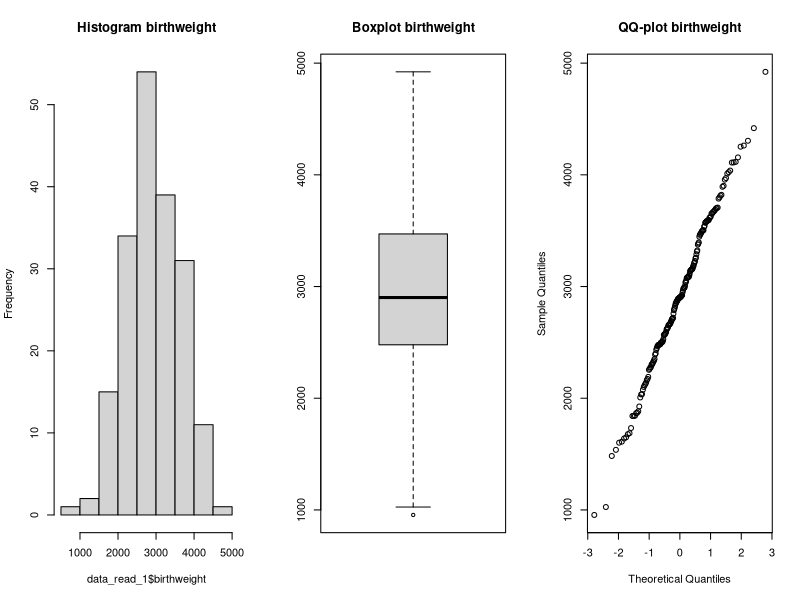
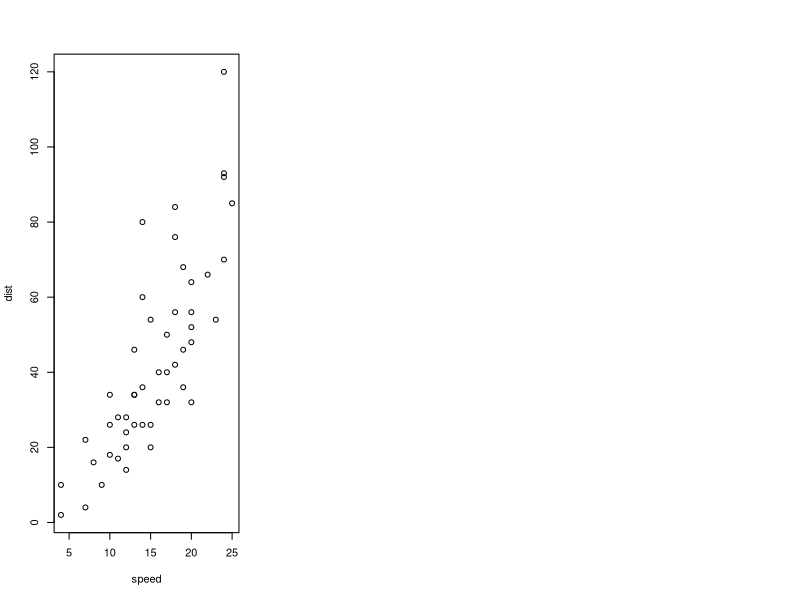
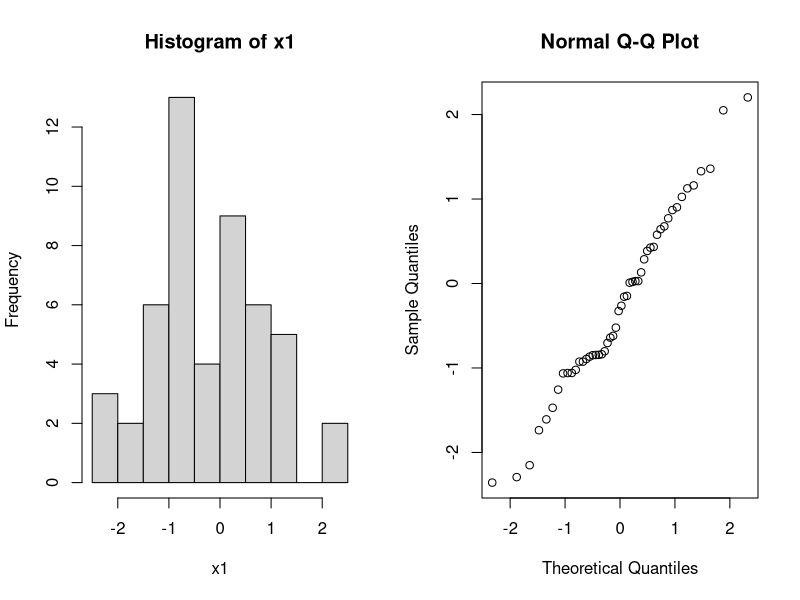
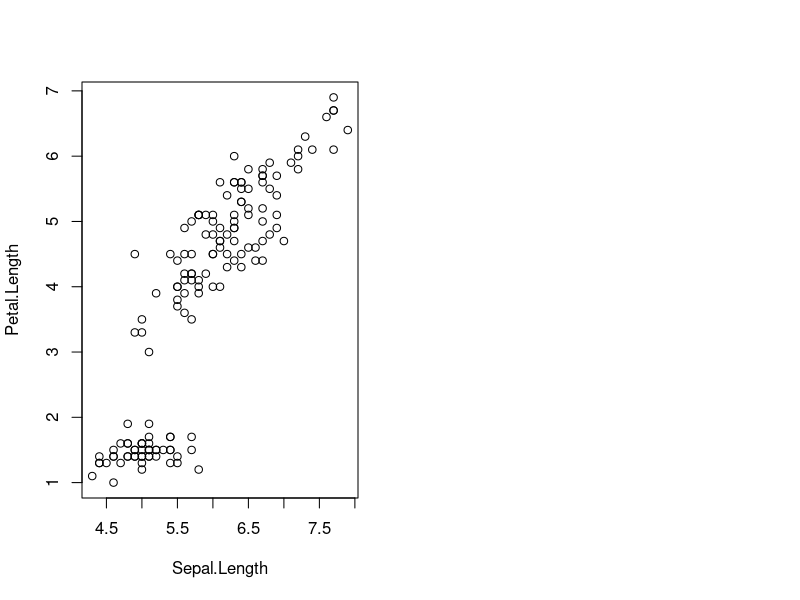

Write R code to recreate these figures, in order.
## ---- chunk 1
data_read_1 = read.table("./birthweight.txt",header=TRUE)
## ---- chunk 2
par(mfrow=c(1,3));hist(data_read_1$birthweight, main="Histogram birthweight");boxplot(data_read_1$birthweight, main="Boxplot birthweight");qqnorm(data_read_1$birthweight, main="QQ-plot birthweight")
## ---- chunk 3
summary(data_read_1)
## ---- chunk 4
m = round(mean(data_read_1$birthweight),2)
m
## ---- chunk 5
mu=0.2
n = length(data_read_1$birthweight); n # calculates the length
s = round(sd(data_read_1$birthweight), 3); s # calculates standard deviation
t = round(qt(0.95,df=length(data_read_1$birthweight)-1),3); t   # calculates test statistic
ci = round(c(m-t*s/sqrt(n),m+t*s/sqrt(n)), 3); ci # 90% confidence interval
## ---- chunk 6
n = length(data_read_1$birthweight)
n
## ---- chunk 7
s = round(sd(data_read_1$birthweight), 3)
s
## ---- chunk 8
t = round(qt(0.95,df=length(data_read_1$birthweight)-1),3)
t
## ---- chunk 9
round(c(m-t*s/sqrt(n),m+t*s/sqrt(n)), 3)
## ---- chunk 10
t.test(data_read_1$birthweight,mu=2800,alt="g") 
## ---- chunk 11
data_read_4 = read.table("./austen.txt",header=TRUE)
## ---- chunk 12
Sense = data_read_4$Sense
Emma = data_read_4$Emma
Sand1 = data_read_4$Sand1
x=as.data.frame(matrix(c(Sense, Emma, Sand1),ncol=3,nrow=6)) 
dimnames(x)=list(c("a","an", "this", "that", "with", "without"),c("Sense","Emma", "Sand1")) 
x
## ---- chunk 13
z = chisq.test(x)
z
## ---- chunk 14
z$expected
z$observed
X2=sum((z$observed-z$expected)^2/z$expected)
X2
## ---- chunk 15
1-pchisq(X2,df=(6-1)*(3-1)) # same is the same as the p-value we got from the Chi-squared test.
residuals(z) 
## ---- chunk 16
Sand2 = data_read_4$Sand2
x=as.data.frame(matrix(c(Sense, Emma, Sand1, Sand2),ncol=4,nrow=6))
dimnames(x)=list(c("a","an", "this", "that", "with", "without"),c("Sense","Emma", "Sand1", "Sand2"))
x
## ---- chunk 17
z = chisq.test(x)
z
## ---- chunk 18
sand2 = data_read_4$Sand2
x=as.data.frame(matrix(c(Sand1, Sand2),ncol=2,nrow=6))
dimnames(x)=list(c("a","an", "this", "that", "with", "without"),c("Sand1", "Sand2"))
x
## ---- chunk 19
z = chisq.test(x)
z
## ---- chunk 20
plot(cars)
## ---- chunk 21
par(mfrow=c(1,2)); x1=rnorm(50); hist(x1); qqnorm(x1)
## ---- chunk 22
plot(iris$Sepal.Length,iris$Petal.Length,xlab="Sepal.Length",ylab="Petal.Length")
## ---- chunk 23
library(knitr)
kable(mtcars[1:5,],caption="A knit kable.")
## ---- chunk 24
x=rep(c("A","B"),each=5); x
sample(x)
x=rnorm(100)
## ---- chunk 25
x=rep(c("A","B"),each=5); x
sample(x)
x=rnorm(100)
## ---- chunk 26
mu=0.2
x=rnorm(100,mu,1) # creating artificial data
t.test(x,mean=0)   # t.test(x,alternative=c("two.sided"),conf.level=0.95,mu=10)
## ---- chunk 27
mu=0;nu=0.5
x=rnorm(50,mu,1); y=rnorm(50,nu,1) # creating artificial data
ttest=t.test(x,y) 
